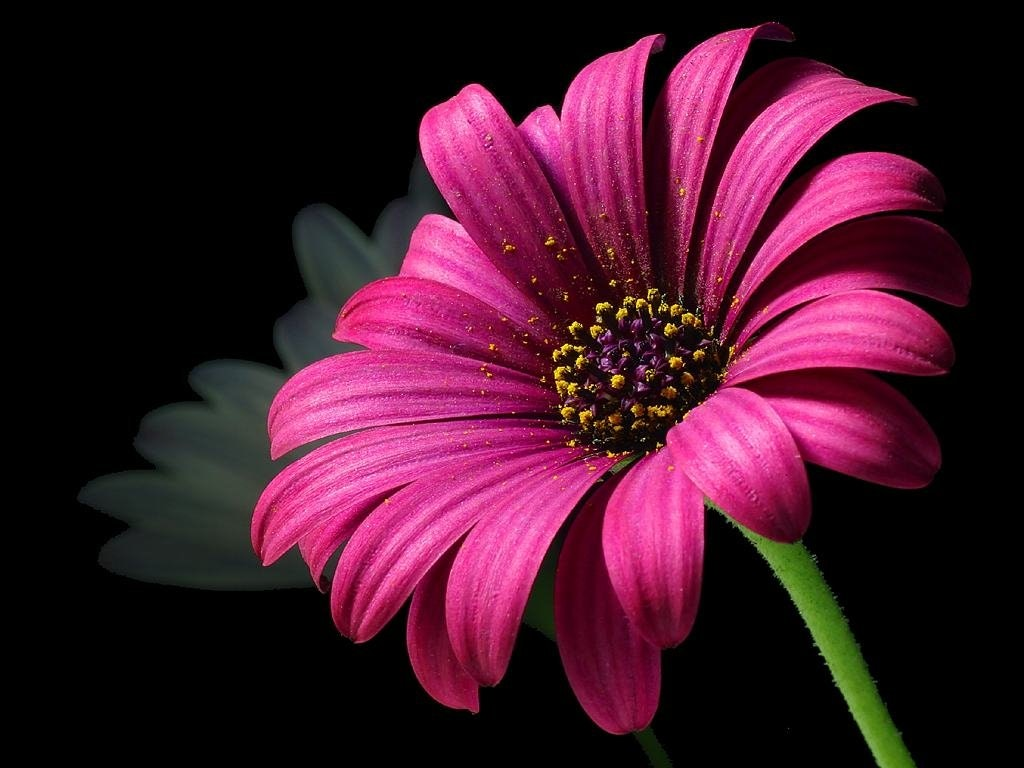
#> input picture flower.jpg, 1024 x 768 px
$ python cnn_signal.py
#> lines starting #> are read from the running program, lines starting #| are printed output that depends on the picture; after the words box and inside, x2 and y2 are one past the last pixel; in counts of white or black regions, pixels touching at a corner belong together
import cv2
import math
import numpy as np
import matplotlib.pyplot as plt

def conv(img,fil):
    fil_x,fil_y=fil.shape
    x,y=img.shape
    res_x=x-fil_x
    res_y=y-fil_y
    res=np.zeros((res_x,res_y))
    for i in range(res_x):
        for j in range(res_y):
            seg=img[i:(i+fil_x),j:(j+fil_y)]
            res[i][j]=np.sum(np.multiply(fil,seg))
    return res

def thresh(img,val):
    m,n=img.shape
    new=np.zeros((m,n))
    for i in range(m):
        for j in range(n):
            if img[i][j]>val:
                new[i][j]=255
            else:
                new[i][j]=0
    return new

img=cv2.imread('flower.jpg',0)
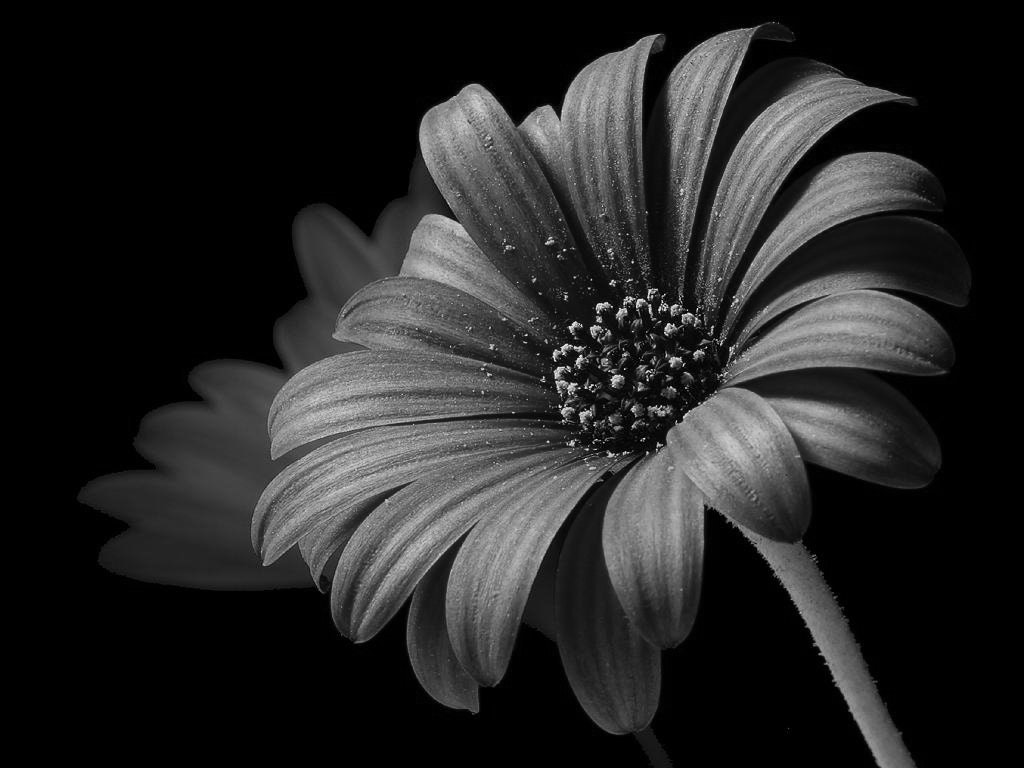
#> img: shape (768, 1024); min 0, max 250, mean 37.7

#sobel_x=1.2*np.array([[1,0,-1],[2,0,-2],[1,0,-1]])
sobel_x=(1/9)*(np.array([[0.5,1,0,-1,-0.5],
                               [1,2,0,-2,-1],
                               [1.5,3,0,-3,-1.5],
                               [1,2,0,-2,-1],
                               [0.5,1,0,-1,-0.5]]))
resx=conv(img,sobel_x)
resy=conv(img,sobel_x.T)
#> after the loop in conv (call 2), `for i in range(res_x):`:
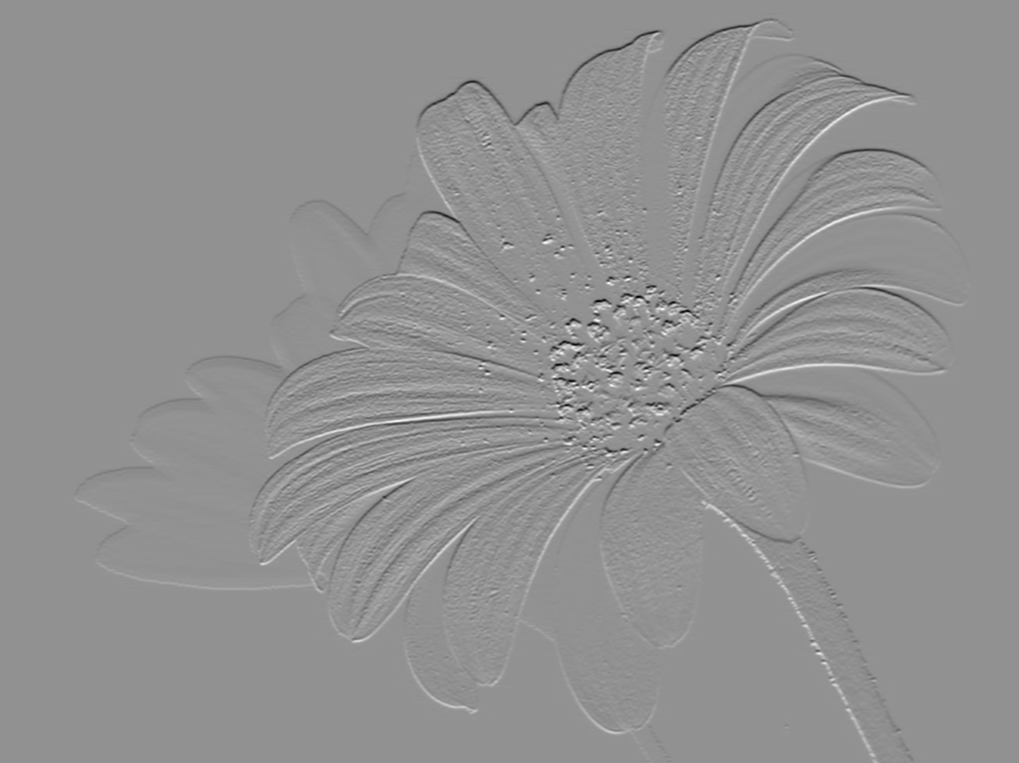
#> res: shape (763, 1019) float64; min -291.5, max 218.4, mean 0; drawn with min black and max white
res=np.zeros_like(resx)

res=np.sqrt(np.add(np.square(resx),np.square(resy)))
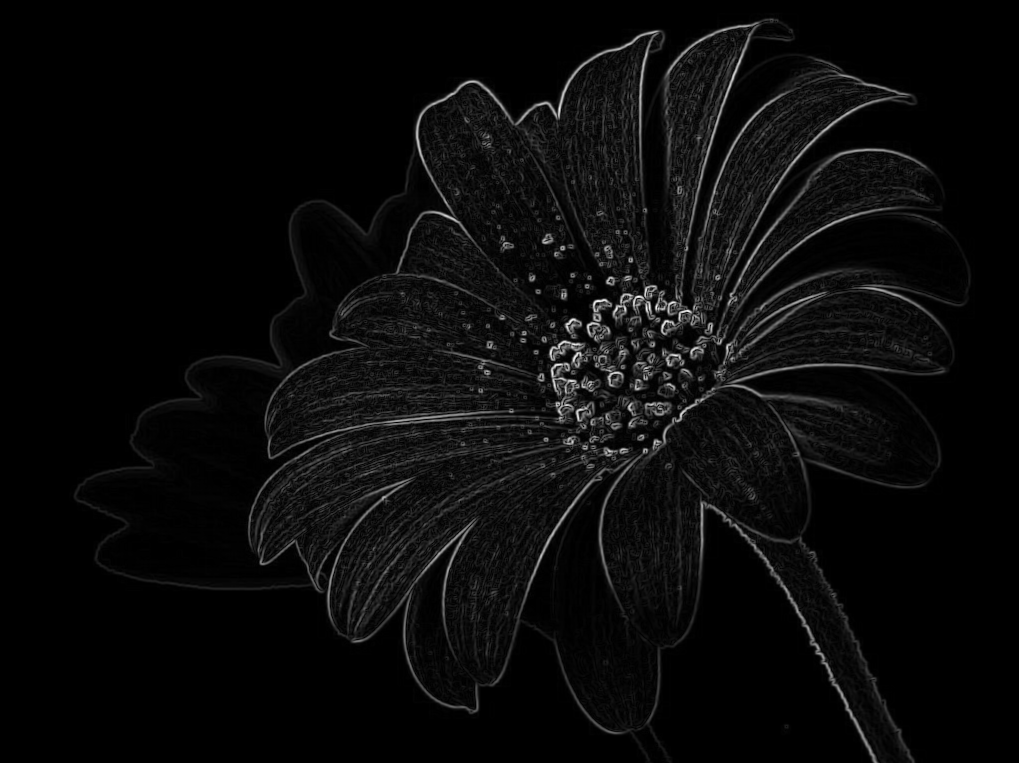
#> res: shape (763, 1019) float64; min 0, max 292.1, mean 12; drawn with min black and max white

res_thresh=thresh(res,40)
#> after the loop in thresh, `for i in range(m):`:
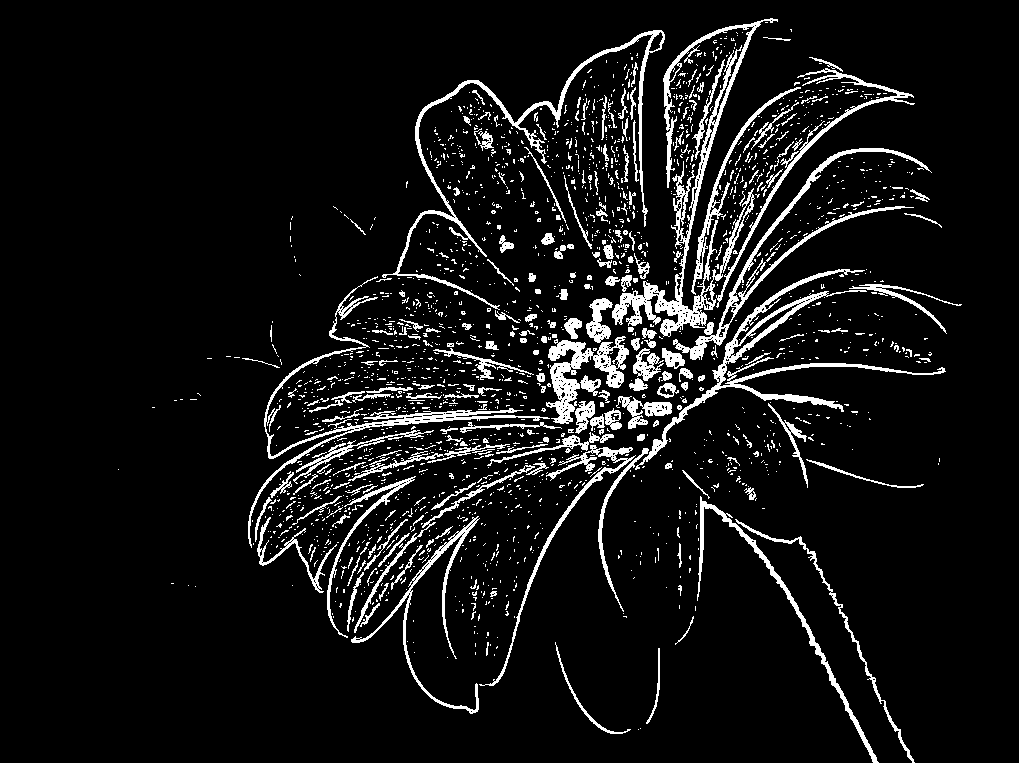
#> new: shape (763, 1019) float64; 7.9% white; 2100 white regions (1859 under 20 px), largest, box (x1, y1, x2, y2) and area: (612, 18, 778, 337) 6329, (635, 269, 946, 470) 4093, (382, 30, 665, 310) 3519
res_thresh2=thresh(res,80)
#> call 2 of thresh, with val = 80
#> after the loop in thresh (call 2), `for i in range(m):`:
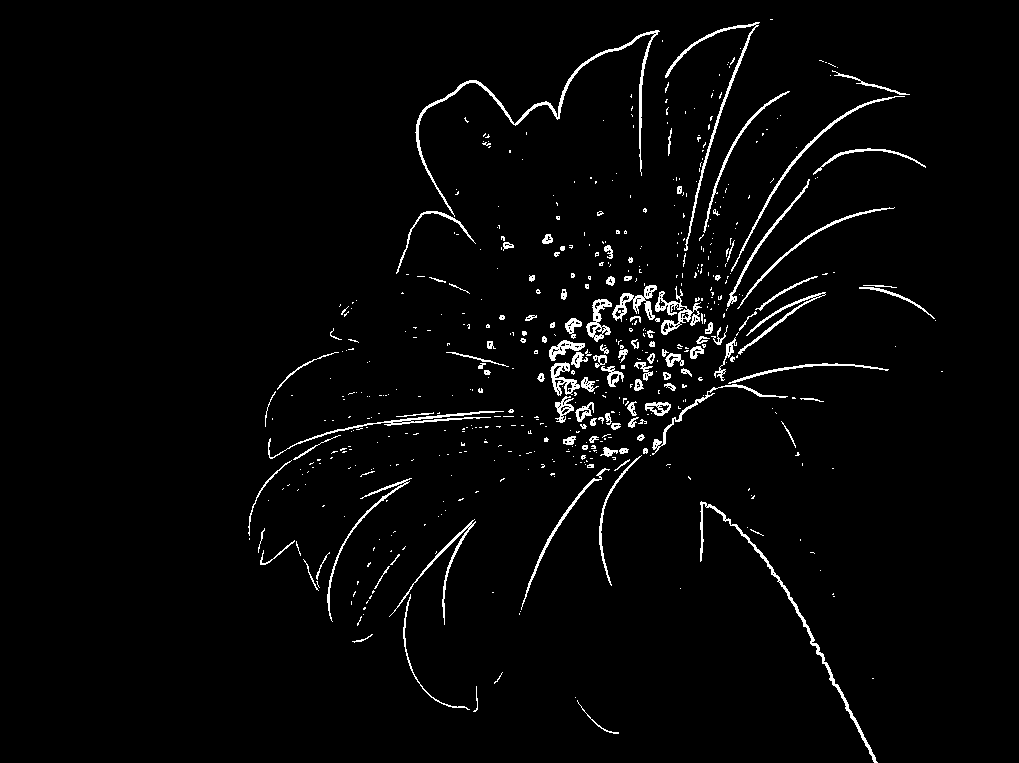
#> new: shape (763, 1019) float64; 2.7% white in thin lines or dots, all inside (x1, y1, x2, y2) = (248, 19, 943, 763)
plt.figure(1)
plt.subplot(2,2,1)
plt.imshow(img,cmap='gray')
plt.subplot(2,2,2)
plt.imshow(res,cmap='gray')
plt.subplot(2,2,3)
plt.imshow(res_thresh,cmap='gray')
plt.subplot(2,2,4)
plt.imshow(res_thresh2,cmap='gray')
plt.show()
cv2.imwrite('edge.jpg',res)
